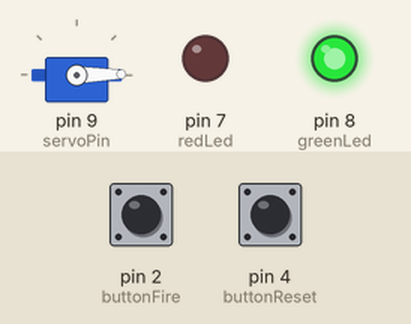
A sketch run on a simulated Arduino Uno, built with avr-gcc and run on an emulated ATmega328P. Parts: servo, output pins drawn as LEDs (lit = HIGH). The inputs (shaded band) are chosen by the test bench; at power-on: pin 2 (buttonFire) LOW, pin 4 (buttonReset) HIGH. What the sketch prints to the serial monitor is not drawn.

Above: at 1.2 s.
1.3 s: pin 2 (buttonFire) pulled HIGH for 0.15 s
4.4 s: pin 4 (buttonReset) pulled LOW for 0.15 s
7.5 s: pin 2 (buttonFire) pulled HIGH for 1 s
11.5 s: pin 4 (buttonReset) pulled LOW for 1 s
15.5 s: pin 2 (buttonFire) driven HIGH and pin 4 (buttonReset) driven LOW
At 16.7 s:
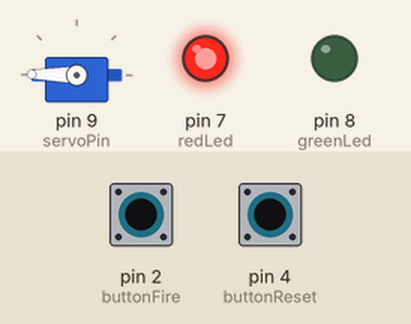
17.0 s: pin 2 (buttonFire) driven LOW and pin 4 (buttonReset) driven HIGH
At 18.0 s:
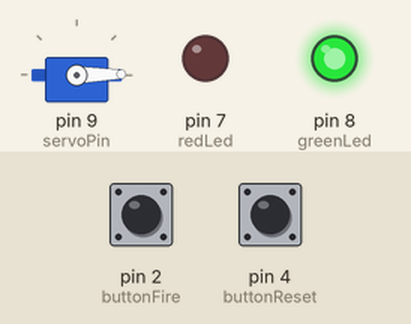
Timing chart, 0 to 20.0 s (numbered marks = the images above; inputs shaded):
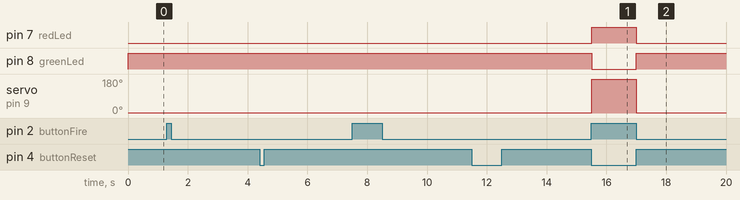

The sketch:

catapult.ino
```cpp
#include <Servo.h>

// Pin assignments
const int buttonFire = 2;
const int buttonReset = 4;
const int servoPin = 9;
const int redLed = 7;
const int greenLed = 8;

// Button States
int fireButtonState = LOW;
int resetButtonState = LOW;

// Servo Positions
const int positionFire = 179;
const int positionReset = 1;

// Servo
Servo servoA;

void setup() {
  Serial.begin(9600);

  servoA.attach(servoPin);
  pinMode(buttonFire, INPUT);
  pinMode(buttonReset, INPUT);
  pinMode(redLed, OUTPUT);
  pinMode(greenLed, OUTPUT);

  servoA.write(positionReset);
  digitalWrite(greenLed, HIGH);
  digitalWrite(redLed, LOW);

  Serial.println("Ready");
}

void loop() {
  // put your main code here, to run repeatedly:

  fireButtonState = digitalRead(buttonFire);
  resetButtonState = digitalRead(buttonReset);

  if (fireButtonState == HIGH && resetButtonState == LOW){
    servoA.write(positionFire);
    digitalWrite(greenLed, LOW);
    digitalWrite(redLed, HIGH);
    Serial.println("Fire");
  }

  if (fireButtonState == LOW && resetButtonState == HIGH){
    servoA.write(positionReset);
    digitalWrite(greenLed, HIGH);
    digitalWrite(redLed, LOW);
    Serial.println("Reset");
  }
}
```

Measured:
- after the input at 15.5 s, pin 7 (redLed): LOW → HIGH at once; pin 8 (greenLed): HIGH → LOW at once; servo on pin 9 (servoPin): 1° → 179° at once
- after the input at 17.0 s, pin 7 (redLed): HIGH → LOW at once; pin 8 (greenLed): LOW → HIGH at once; servo on pin 9 (servoPin): 179° → 1° at once
